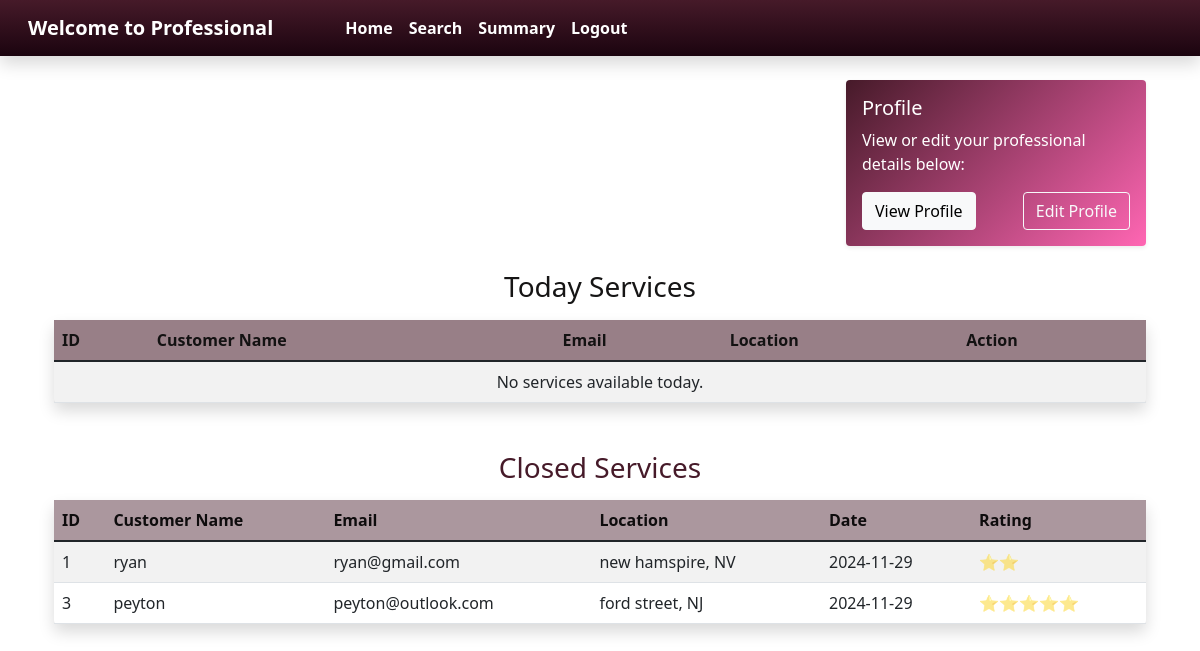
Screenshot of /user/professional_dashboard (signed in) with the database file from the repository.
### model.py (models this page shows)
class Closed_Services(db.Model):
    id=db.Column(db.Integer, primary_key=True)
    customer_name=db.Column(db.String(256),nullable=False)
    email = db.Column(db.String(255), nullable=False)
    location=db.Column(db.String(255),nullable=False)
    date=db.Column(db.Date,nullable=False)
    rating=db.Column(db.Integer)
    pid=db.Column(db.Integer,nullable=False)
    cid=db.Column(db.Integer,nullable=False)

### app.py (the view)
@app.route('/user/professional_dashboard', methods=['GET'])
def professional_dashboard():
    current_professional = get_logged_in_professional()
    prof_id = session.get('professional_id')  # Assuming professional's ID is stored in session
    active_services = Today_Services.query.filter_by(professional_id=prof_id).all()
    completed_services = Closed_Services.query.filter_by(pid=prof_id).all()
    return render_template('user/professional_dashboard.html',
                           professional=current_professional,
                           today_services=active_services,
                           closed_services=completed_services)

### app.py (called while the page is built)
def get_logged_in_professional():
    professional_id = session.get('professional_id')
    if professional_id:
        return Professional.query.get(professional_id)  # fetch the professional-id from the database
    return None  # return none when no prof has logged in

### templates/user/professional_dashboard.html
{% extends "user/professional_layout.html" %}
{% block content %}
<div class="container">
    <div class="row justify-content-end mb-4">
        <div class="col-auto">
            <div class="card shadow-sm border-0"
                style="width: 300px; background: linear-gradient(135deg, #461a29, #ff66b3);">
                <div class="card-body text-white">
                    <h5 class="card-title">Profile</h5>
                    <p class="card-text">View or edit your professional details below:</p>
                    <div class="d-flex justify-content-between">
                        <form action="/user/professional_view_profile/{{ professional.professional_id }}" method="GET">
                            <button type="submit" class="btn btn-light">View Profile</button>
                        </form>
                        <form action="/user/professional_edit_profile/{{ professional.professional_id }}" method="POST">
                            <button class="btn btn-outline-light">Edit Profile</button>
                        </form>
                    </div>
                </div>
            </div>
        </div>
    </div>
</div>
<div class="container-fluid">
    <div class="mb-5">
        <h3 class="text-center mb-3" style="color: #161515;">Today Services</h3>
        <table class="table table-striped table-hover shadow rounded">
            <thead style="background-color: #461a298e; color: #131212;">
                <tr>
                    <th>ID</th>
                    <th>Customer Name</th>
                    <th>Email</th>
                    <th>Location</th>
                    <th>Action</th>
                </tr>
            </thead>
            <tbody>
                {% for service in today_services %}
                <tr>
                    <td>{{ service.id }}</td>
                    <td>{{ service.customer_name }}</td>
                    <td>{{ service.email }}</td>
                    <td>{{ service.location }}</td>
                    <td>
                        <form action="{{ url_for('accept_service', service_id=service.id) }}" method="post"
                            style="display:inline;">
                            <button type="submit" class="btn btn-sm"
                                style="background-color: #d3006b; color: #fff;">Accept</button>
                        </form>
                        <form action="{{ url_for('reject_service', service_id=service.id) }}" method="post"
                            style="display:inline;">
                            <button type="submit" class="btn btn-sm btn-outline-danger">Reject</button>
                        </form>
                    </td>
                </tr>
                {% else %}
                <tr>
                    <td colspan="5" class="text-center">No services available today.</td>
                </tr>
                {% endfor %}
            </tbody>
        </table>
    </div>
    <div class="mb-5">
        <h3 class="text-center mb-3" style="color: #461a29;">Closed Services</h3>
        <table class="table table-striped table-hover shadow rounded">
            <thead style="background-color: #461a2973; color: #0e0c0d;">
                <tr>
                    <th>ID</th>
                    <th>Customer Name</th>
                    <th>Email</th>
                    <th>Location</th>
                    <th>Date</th>
                    <th>Rating</th>
                </tr>
            </thead>
            <tbody>
                {% for service in closed_services %}
                <tr>
                    <td>{{ service.id }}</td>
                    <td>{{ service.customer_name }}</td>
                    <td>{{ service.email }}</td>
                    <td>{{ service.location }}</td>
                    <td>{{ service.date }}</td>
                    <td>
                        {% if service.rating %}
                        <span style="color: #461a298c;">{{ '⭐' * service.rating }}</span>
                        {% else %}
                        No rating
                        {% endif %}
                    </td>
                </tr>
                {% else %}
                <tr>
                    <td colspan="6" class="text-center">No closed services available.</td>
                </tr>
                {% endfor %}
            </tbody>
        </table>
    </div>
</div>
{% endblock %}

### rows the page displays
Closed_Services: id "1", customer_name "ryan", email "ryan@gmail.com", location "new hamspire, NV", date "2024-11-29", rating "⭐⭐"
Closed_Services: id "3", customer_name "peyton", email "peyton@outlook.com", location "ford street, NJ", date "2024-11-29", rating "⭐⭐⭐⭐⭐"
